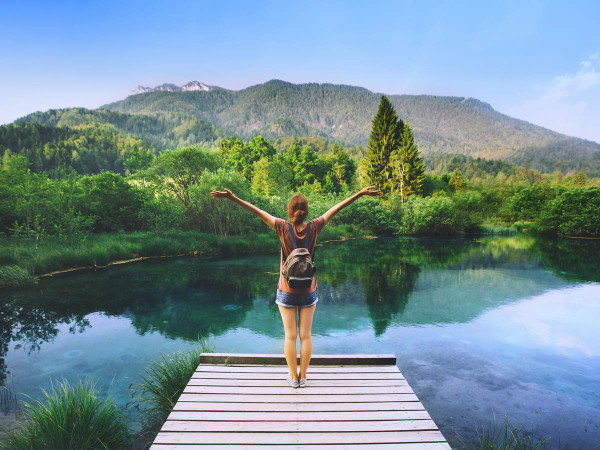
#> input picture week 5/nature.jpg, 600 x 450 px
$ jupyter execute --allow-errors 'Blur operation.ipynb'
#> lines starting #> are read from the running program, lines starting #| are printed output that depends on the picture
[cell 1]
#Managing the imports
import cv2
import numpy as np

#reading a image from computer and taking dimensions
img = cv2.imread('nature.jpg')
#> img is the input picture: shape (450, 600, 3); mean B, G, R 147.9, 141.5, 116.6
img = cv2.resize(img,(400,400))
#> img: shape (400, 400, 3)
rows, cols = img.shape[:2]
#> rows = 400; cols = 400

#Kernel Blurring using filter2D()
kernel_25 = np.ones((25,25), np.float32) / 625.0
output_kernel = cv2.filter2D(img, -1, kernel_25)

#Boxfilter and blur function blurring
output_blur = cv2.blur(img, (25,25))
output_box = cv2.boxFilter(img, -1, (5,5), normalize=False)
#> output_box: shape (400, 400, 3); every value is 255

#gaussian Blur
output_gaus = cv2.GaussianBlur(img, (5,5), 0)

#median Bur (reduction of noise)
output_med = cv2.medianBlur(img, 5)

#Bilateral filtering (Reduction of noise + Preserving of edges)

output_bil = cv2.bilateralFilter(img, 5, 6, 6)


cv2.putText(img, "Original", org=(20,40), fontFace=cv2.FONT_HERSHEY_PLAIN, fontScale= 2, color=(255,0,255) )
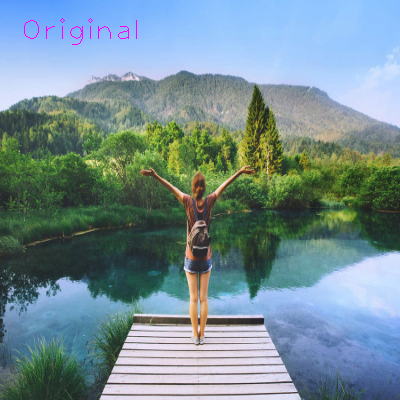
#> img: shape (400, 400, 3); mean B, G, R 147.8, 141.1, 116.7
cv2.putText(output_kernel, "kernel blur", org=(20,40), fontFace=cv2.FONT_HERSHEY_PLAIN, fontScale= 2 , color=(255,0,255))
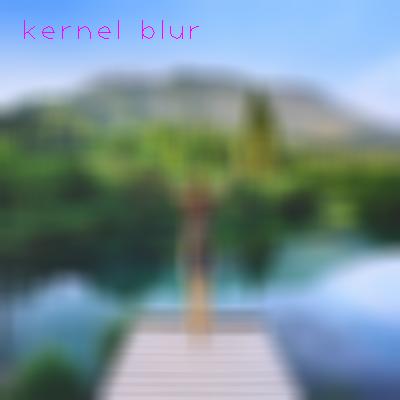
#> output_kernel: shape (400, 400, 3); mean B, G, R 147.8, 141, 116.8
cv2.putText(output_blur, "Blur() output", org=(20,40), fontFace=cv2.FONT_HERSHEY_PLAIN, fontScale= 2 , color=(255,0,255))
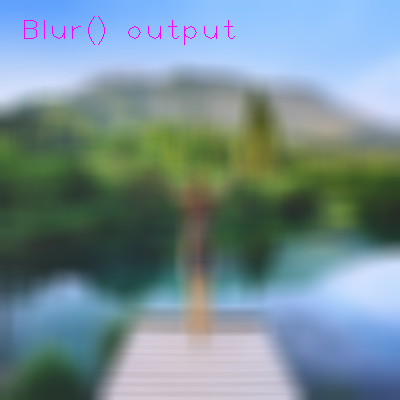
#> output_blur: shape (400, 400, 3); mean B, G, R 147.8, 140.9, 116.8
cv2.putText(output_box, "output_box", org=(20,40), fontFace=cv2.FONT_HERSHEY_PLAIN, fontScale= 2 , color=(255,0,255))
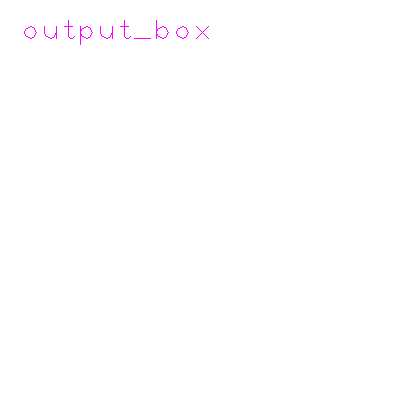
#> output_box: shape (400, 400, 3); mean B, G, R 255, 254.5, 255
cv2.putText(output_gaus, "Gaussian", org=(20,40), fontFace=cv2.FONT_HERSHEY_PLAIN, fontScale= 2 , color=(255,0,255))
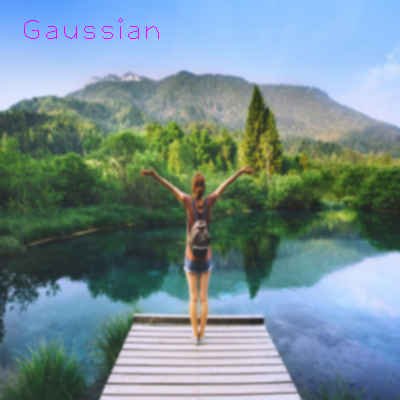
#> output_gaus: shape (400, 400, 3); mean B, G, R 147.8, 141.1, 116.8
cv2.putText(output_bil, "Bilateral", org=(20,40), fontFace=cv2.FONT_HERSHEY_PLAIN, fontScale= 2 , color=(255,0,255))
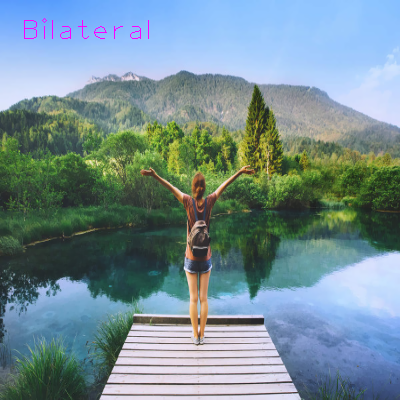
#> output_bil: shape (400, 400, 3); mean B, G, R 147.8, 141.1, 116.8
cv2.putText(output_med, "Median Blur", org=(20,40), fontFace=cv2.FONT_HERSHEY_PLAIN, fontScale= 2 , color=(255,0,255))
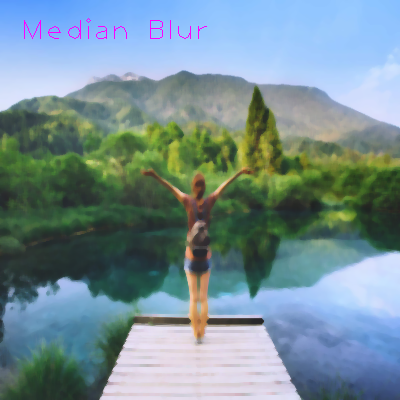
#> output_med: shape (400, 400, 3); mean B, G, R 148.8, 141.8, 117.5

img1_3 = np.hstack((img,img, output_kernel, output_blur))
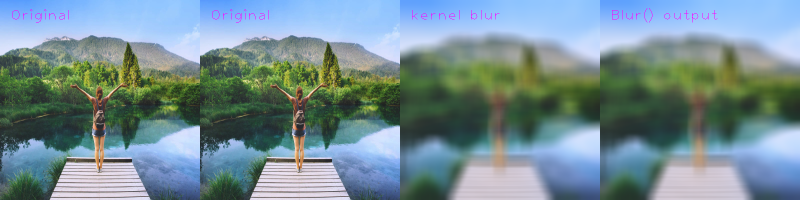
#> img1_3: shape (400, 1600, 3) (shown at 1/2 size); mean B, G, R 147.8, 141, 116.8
img2_3 = np.hstack((output_box, output_gaus,output_bil,output_med))
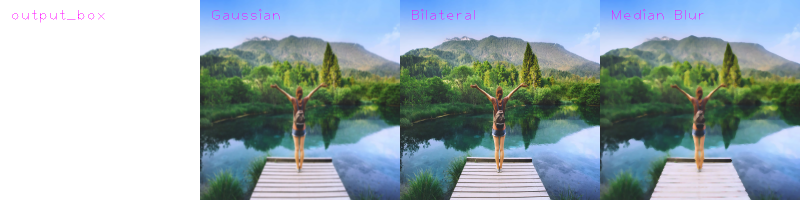
#> img2_3: shape (400, 1600, 3) (shown at 1/2 size); mean B, G, R 174.9, 169.6, 151.5

img3_6 = np.vstack((img1_3,img2_3))
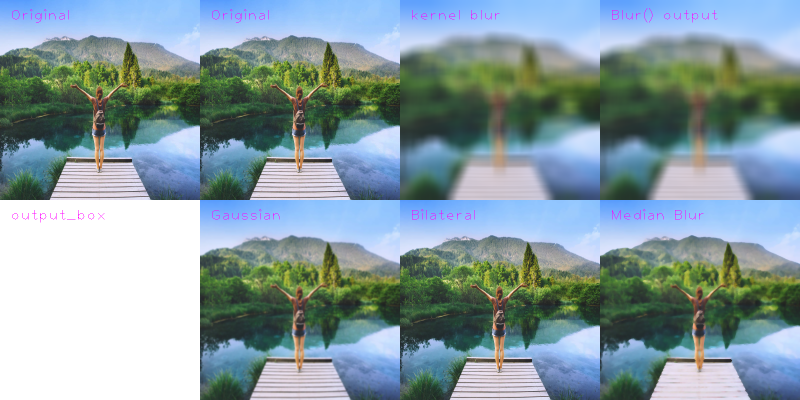
#> img3_6: shape (800, 1600, 3) (shown at 1/2 size); mean B, G, R 161.3, 155.3, 134.2

cv2.imshow("1 original and 5 Blur Image", img3_6)
cv2.waitKey(0)
cv2.destroyAllWindows()

$ run again, with week 6/test1.jpg copied over week 5/nature.jpg
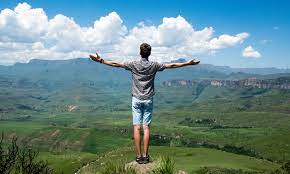
#> input picture week 6/test1.jpg, 290 x 174 px
#> img is the input picture: shape (174, 290, 3); mean B, G, R 138.4, 137.3, 104.9
#> output_blur: shape (400, 400, 3); mean B, G, R 138.4, 136.7, 105.2
#> `cv2.putText(output_med, "Median Blur", org=(20,40), fontFace=cv2.FONT_..`:
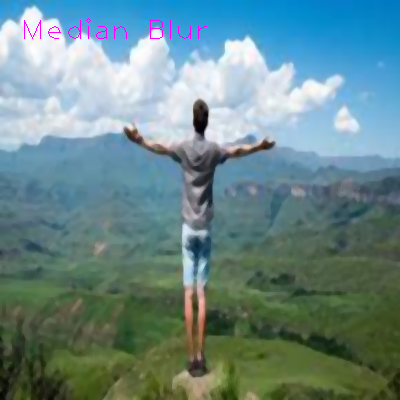
#> output_med: shape (400, 400, 3); mean B, G, R 138.4, 136.7, 105.1
#> `img3_6 = np.vstack((img1_3,img2_3))`:
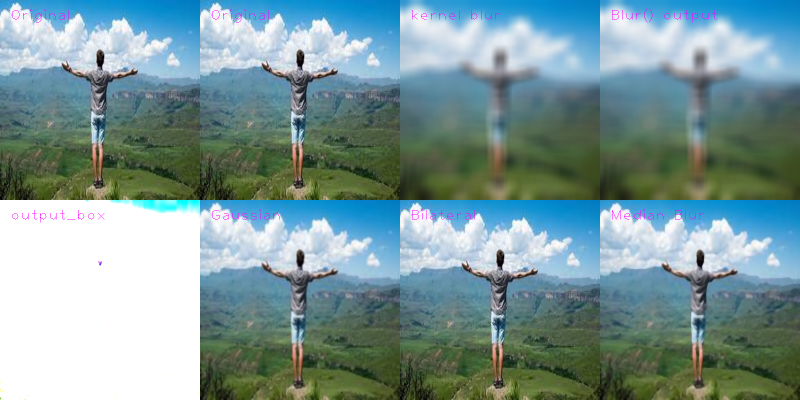
#> img3_6: shape (800, 1600, 3) (shown at 1/2 size); mean B, G, R 152.9, 151.5, 123.4

$ run again, with midterm/images/geometric_shapes.jpg copied over week 5/nature.jpg
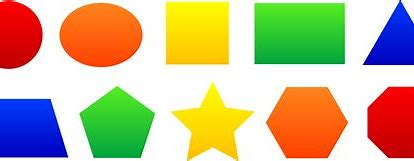
#> input picture midterm/images/geometric_shapes.jpg, 414 x 161 px
#> img is the input picture: shape (161, 414, 3); mean B, G, R 144.4, 183.7, 199.7
#> output_blur: shape (400, 400, 3); mean B, G, R 144.6, 183, 199.6
#> `img3_6 = np.vstack((img1_3,img2_3))`:
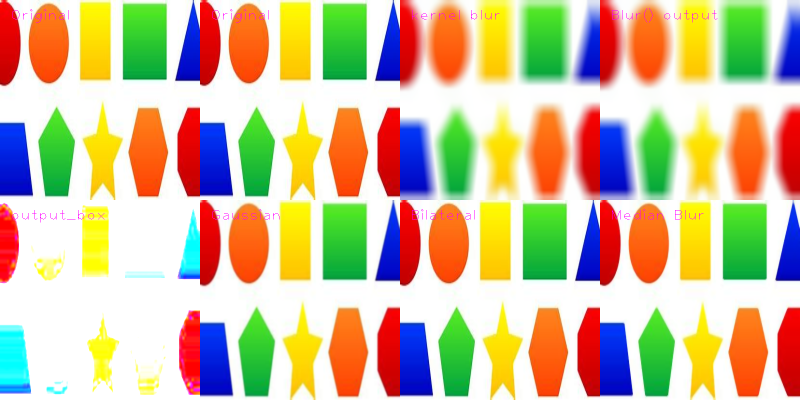
#> img3_6: shape (800, 1600, 3) (shown at 1/2 size); mean B, G, R 154.3, 190.1, 204.6
